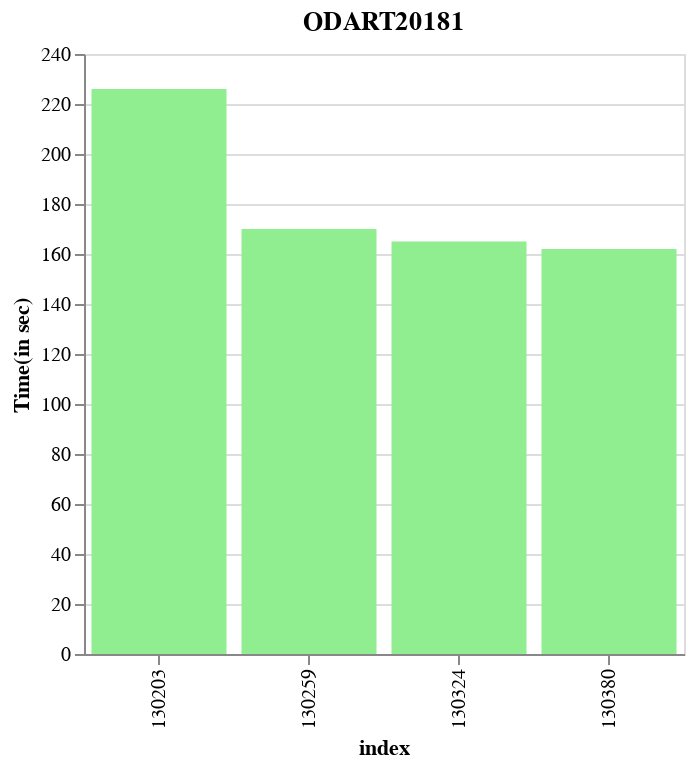
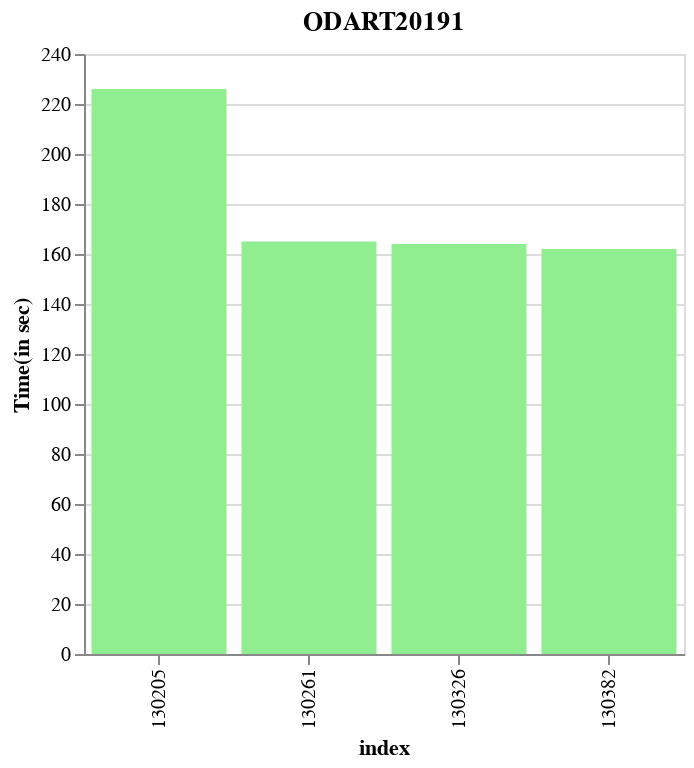

Notebook cell for these charts, in order:
### Markdown cell above
#### All Trusts

### Code cell
display_trust_fnc()

### Figure 1 — Vega-Lite specification as saved in the notebook (floating-point values rounded to 4 significant figures)
{"config": {"view": {"continuousWidth": 400, "continuousHeight": 300}}, "data": {"name": "data-cbfd018be3349233dbfd53d60051aad3"}, "mark": "bar", "encoding": {"color": {"value": "lightgreen"}, "x": {"type": "nominal", "field": "index"}, "y": {"type": "quantitative", "field": "Time(in sec)"}}, "title": "ODART20181", "width": 300, "$schema": "https://vega.github.io/schema/vega-lite/v4.8.1.json", "datasets": {"data-cbfd018be3349233dbfd53d60051aad3": [{"index": "130203", "TrustID": "ODART20181", "Time Taken (h:m:s)": "0:3:46", "Time(in sec)": 226}, {"index": "130259", "TrustID": "ODART20181", "Time Taken (h:m:s)": "0:2:50", "Time(in sec)": 170}, {"index": "130324", "TrustID": "ODART20181", "Time Taken (h:m:s)": "0:2:45", "Time(in sec)": 165}, {"index": "130380", "TrustID": "ODART20181", "Time Taken (h:m:s)": "0:2:42", "Time(in sec)": 162}]}}

### Figure 2 — Vega-Lite specification as saved in the notebook (floating-point values rounded to 4 significant figures)
{"config": {"view": {"continuousWidth": 400, "continuousHeight": 300}}, "data": {"name": "data-d484f2aede3d805713dfc781d5c341fe"}, "mark": "bar", "encoding": {"color": {"value": "lightgreen"}, "x": {"type": "nominal", "field": "index"}, "y": {"type": "quantitative", "field": "Time(in sec)"}}, "title": "ODART20191", "width": 300, "$schema": "https://vega.github.io/schema/vega-lite/v4.8.1.json", "datasets": {"data-d484f2aede3d805713dfc781d5c341fe": [{"index": "130205", "TrustID": "ODART20191", "Time Taken (h:m:s)": "0:3:46", "Time(in sec)": 226}, {"index": "130261", "TrustID": "ODART20191", "Time Taken (h:m:s)": "0:2:45", "Time(in sec)": 165}, {"index": "130326", "TrustID": "ODART20191", "Time Taken (h:m:s)": "0:2:44", "Time(in sec)": 164}, {"index": "130382", "TrustID": "ODART20191", "Time Taken (h:m:s)": "0:2:42", "Time(in sec)": 162}]}}
